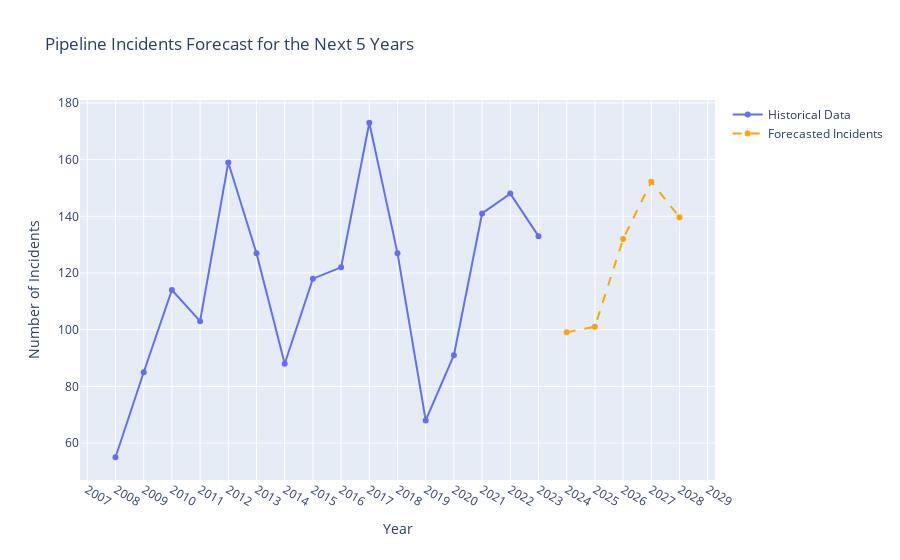

Source (notebook cell):
### Code cell
# Convert Date_Reported to datetime and extract year
incident_df['Date_Reported'] = pd.to_datetime(incident_df['Date_Reported'], errors='coerce')
incident_df['Year_Reported'] = incident_df['Date_Reported'].dt.year

# Prepare the data for time series forecasting
incidents_per_year = incident_df['Year_Reported'].value_counts().sort_index()

historical_df_filtered = pd.DataFrame({
    'Year': incidents_per_year.index,
    'Incidents': incidents_per_year.values
}).query('Year < 2024')

# Define the ARIMA model for forecasting
model_filtered = ARIMA(historical_df_filtered['Incidents'], order=(2, 1, 2))
model_fit_filtered = model_filtered.fit()

# Forecast the number of incidents for the next 5 years (excluding 2024 from training data)
forecast_filtered = model_fit_filtered.forecast(steps=5)

# Prepare the forecasted years (2024 and onwards)
future_years_filtered = list(range(historical_df_filtered['Year'].max() + 1, historical_df_filtered['Year'].max() + 6))

# Combine forecasted data (rounded) into a DataFrame
forecast_df_filtered = pd.DataFrame({
    'Year': future_years_filtered,
    'Incidents': forecast_filtered.round().astype(int)
})

# Combine the historical and forecast data into one DataFrame
combined_df_filtered = pd.concat([historical_df_filtered, forecast_df_filtered])

# Create traces for historical and forecasted data
trace1 = go.Scatter(x=historical_df_filtered['Year'], y=historical_df_filtered['Incidents'],
                    mode='lines+markers', name='Historical Data')

trace2 = go.Scatter(x=future_years_filtered, y=forecast_filtered, 
                    mode='lines+markers', name='Forecasted Incidents', line=dict(dash='dash', color='orange'))

# Create layout for the plot
layout = go.Layout(
    title='Pipeline Incidents Forecast for the Next 5 Years',
    xaxis=dict(title='Year', dtick=1),
    yaxis=dict(title='Number of Incidents'),
    showlegend=True
)

# Combine traces and layout into a figure
fig = go.Figure(data=[trace1, trace2], layout=layout)

# Show the plot
fig.show()

### Figure 1 — Plotly figure (JSON) as saved in the notebook; plotly's stock layout.template omitted (floating-point values rounded to 4 significant figures)
{"data": [{"mode": "lines+markers", "name": "Historical Data", "type": "scatter", "x": [2008, 2009, 2010, 2011, 2012, 2013, 2014, 2015, 2016, 2017, 2018, 2019, 2020, 2021, 2022, 2023], "y": [55, 85, 114, 103, 159, 127, 88, 118, 122, 173, 127, 68, 91, 141, 148, 133]}, {"line": {"color": "orange", "dash": "dash"}, "mode": "lines+markers", "name": "Forecasted Incidents", "type": "scatter", "x": [2024, 2025, 2026, 2027, 2028], "y": [99.05, 101.1, 132.0, 152.2, 139.7]}], "layout": {"showlegend": true, "title": {"text": "Pipeline Incidents Forecast for the Next 5 Years"}, "xaxis": {"dtick": 1, "title": {"text": "Year"}}, "yaxis": {"title": {"text": "Number of Incidents"}}}}
